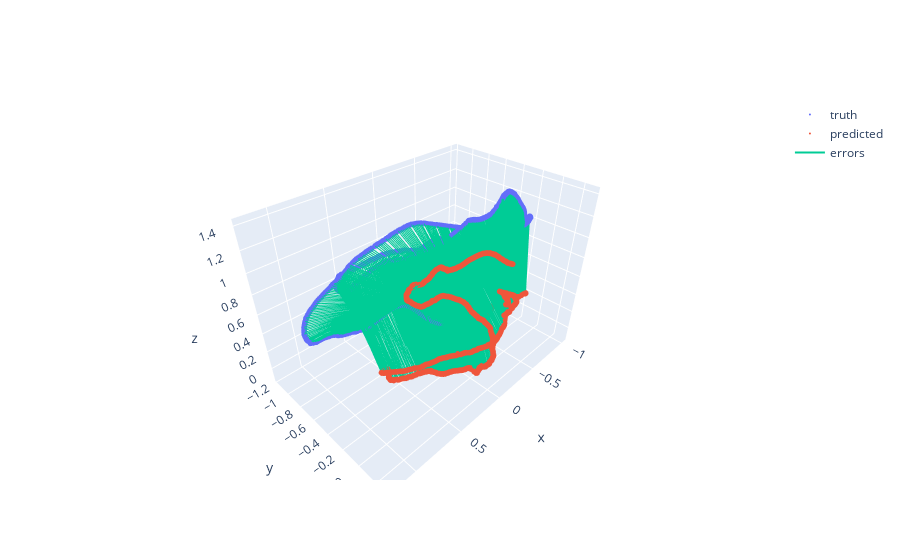

The notebook cell this image was saved under:
### Code cell
show_trajectories(truth_trajectory, optimized_trajectory)

### Figure 1 — Plotly figure (JSON) as saved in the notebook; plotly's stock layout.template omitted (floating-point values rounded to 4 significant figures; data arrays with more than 128 entries replaced by an {"elided": "..."} marker saying what was removed)
{"data": [{"marker": {"size": 2}, "mode": "markers", "name": "truth", "type": "scatter3d", "x": {"elided": "1000 float values"}, "y": {"elided": "1000 float values"}, "z": {"elided": "1000 float values"}}, {"marker": {"size": 2}, "mode": "markers", "name": "predicted", "type": "scatter3d", "x": {"elided": "1000 float values"}, "y": {"elided": "1000 float values"}, "z": {"elided": "1000 float values"}}, {"mode": "lines", "name": "errors", "type": "scatter3d", "x": {"elided": "3000 float values"}, "y": {"elided": "3000 float values"}, "z": {"elided": "3000 float values"}}], "layout": {}}
